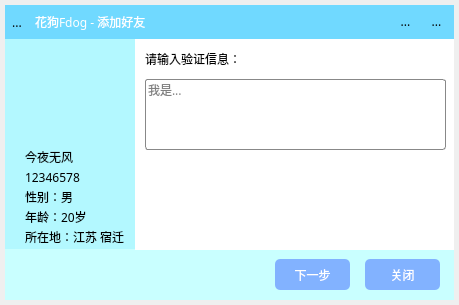
<?xml version="1.0" encoding="UTF-8"?>
<ui version="4.0">
 <class>Addfriend</class>
 <widget class="QWidget" name="Addfriend">
  <property name="geometry">
   <rect>
    <x>0</x>
    <y>0</y>
    <width>459</width>
    <height>305</height>
   </rect>
  </property>
  <property name="maximumSize">
   <size>
    <width>459</width>
    <height>337</height>
   </size>
  </property>
  <property name="windowTitle">
   <string>添加好友</string>
  </property>
  <property name="windowIcon">
   <iconset resource="libres.qrc">
    <normaloff>:/lib/fdogicon.png</normaloff>:/lib/fdogicon.png</iconset>
  </property>
  <property name="styleSheet">
   <string notr="true">*{font-family:Microsoft YaHei;

}
#Addfriend{

}</string>
  </property>
  <layout class="QVBoxLayout" name="verticalLayout" stretch="1,10">
   <property name="spacing">
    <number>0</number>
   </property>
   <property name="leftMargin">
    <number>5</number>
   </property>
   <property name="topMargin">
    <number>5</number>
   </property>
   <property name="rightMargin">
    <number>5</number>
   </property>
   <property name="bottomMargin">
    <number>5</number>
   </property>
   <item>
    <widget class="QWidget" name="widget_4" native="true">
     <property name="styleSheet">
      <string notr="true">background-color: rgb(112, 217, 255);</string>
     </property>
     <layout class="QHBoxLayout" name="horizontalLayout_2">
      <property name="leftMargin">
       <number>0</number>
      </property>
      <property name="topMargin">
       <number>0</number>
      </property>
      <property name="rightMargin">
       <number>0</number>
      </property>
      <property name="bottomMargin">
       <number>0</number>
      </property>
      <item>
       <layout class="QHBoxLayout" name="horizontalLayout">
        <item>
         <widget class="QToolButton" name="toolButton">
          <property name="minimumSize">
           <size>
            <width>0</width>
            <height>34</height>
           </size>
          </property>
          <property name="text">
           <string>...</string>
          </property>
          <property name="icon">
           <iconset resource="libres.qrc">
            <normaloff>:/lib/fdogicon.png</normaloff>:/lib/fdogicon.png</iconset>
          </property>
          <property name="iconSize">
           <size>
            <width>18</width>
            <height>18</height>
           </size>
          </property>
          <property name="autoRaise">
           <bool>true</bool>
          </property>
         </widget>
        </item>
        <item>
         <widget class="QLabel" name="label">
          <property name="minimumSize">
           <size>
            <width>0</width>
            <height>34</height>
           </size>
          </property>
          <property name="font">
           <font>
            <family>Microsoft YaHei</family>
            <pointsize>9</pointsize>
            <stylestrategy>PreferAntialias</stylestrategy>
           </font>
          </property>
          <property name="styleSheet">
           <string notr="true">color: rgb(255, 255, 255);</string>
          </property>
          <property name="text">
           <string>花狗Fdog - 添加好友</string>
          </property>
         </widget>
        </item>
        <item>
         <widget class="QToolButton" name="toolButton_2">
          <property name="minimumSize">
           <size>
            <width>25</width>
            <height>25</height>
           </size>
          </property>
          <property name="maximumSize">
           <size>
            <width>25</width>
            <height>25</height>
           </size>
          </property>
          <property name="text">
           <string>...</string>
          </property>
          <property name="icon">
           <iconset resource="libres.qrc">
            <normaloff>:/lib/zuixiaohua.png</normaloff>:/lib/zuixiaohua.png</iconset>
          </property>
          <property name="iconSize">
           <size>
            <width>20</width>
            <height>20</height>
           </size>
          </property>
          <property name="autoRaise">
           <bool>true</bool>
          </property>
         </widget>
        </item>
        <item>
         <widget class="QToolButton" name="toolButton_3">
          <property name="minimumSize">
           <size>
            <width>25</width>
            <height>25</height>
           </size>
          </property>
          <property name="maximumSize">
           <size>
            <width>25</width>
            <height>25</height>
           </size>
          </property>
          <property name="text">
           <string>...</string>
          </property>
          <property name="icon">
           <iconset resource="libres.qrc">
            <normaloff>:/lib/guanbi.png</normaloff>:/lib/guanbi.png</iconset>
          </property>
          <property name="iconSize">
           <size>
            <width>20</width>
            <height>20</height>
           </size>
          </property>
          <property name="autoRaise">
           <bool>true</bool>
          </property>
         </widget>
        </item>
        <item>
         <spacer name="horizontalSpacer">
          <property name="orientation">
           <enum>Qt::Horizontal</enum>
          </property>
          <property name="sizeType">
           <enum>QSizePolicy::Fixed</enum>
          </property>
          <property name="sizeHint" stdset="0">
           <size>
            <width>5</width>
            <height>20</height>
           </size>
          </property>
         </spacer>
        </item>
       </layout>
      </item>
     </layout>
    </widget>
   </item>
   <item>
    <widget class="QWidget" name="widget_5" native="true">
     <property name="minimumSize">
      <size>
       <width>5</width>
       <height>5</height>
      </size>
     </property>
     <widget class="QWidget" name="widget_2" native="true">
      <property name="geometry">
       <rect>
        <x>0</x>
        <y>0</y>
        <width>131</width>
        <height>211</height>
       </rect>
      </property>
      <property name="styleSheet">
       <string notr="true">background-color: rgb(179, 248, 255);</string>
      </property>
      <widget class="QLabel" name="label_8">
       <property name="geometry">
        <rect>
         <x>20</x>
         <y>110</y>
         <width>61</width>
         <height>16</height>
        </rect>
       </property>
       <property name="font">
        <font>
         <family>Microsoft YaHei</family>
         <stylestrategy>PreferAntialias</stylestrategy>
        </font>
       </property>
       <property name="text">
        <string>今夜无风</string>
       </property>
      </widget>
      <widget class="QLabel" name="label_9">
       <property name="geometry">
        <rect>
         <x>20</x>
         <y>130</y>
         <width>61</width>
         <height>16</height>
        </rect>
       </property>
       <property name="font">
        <font>
         <family>Microsoft YaHei</family>
         <stylestrategy>PreferAntialias</stylestrategy>
        </font>
       </property>
       <property name="text">
        <string>12346578</string>
       </property>
      </widget>
      <widget class="QLabel" name="label_10">
       <property name="geometry">
        <rect>
         <x>20</x>
         <y>150</y>
         <width>71</width>
         <height>16</height>
        </rect>
       </property>
       <property name="font">
        <font>
         <family>Microsoft YaHei</family>
         <stylestrategy>PreferAntialias</stylestrategy>
        </font>
       </property>
       <property name="text">
        <string>性别：男</string>
       </property>
      </widget>
      <widget class="QLabel" name="label_11">
       <property name="geometry">
        <rect>
         <x>20</x>
         <y>170</y>
         <width>71</width>
         <height>16</height>
        </rect>
       </property>
       <property name="font">
        <font>
         <family>Microsoft YaHei</family>
         <stylestrategy>PreferAntialias</stylestrategy>
        </font>
       </property>
       <property name="text">
        <string>年龄：20岁</string>
       </property>
      </widget>
      <widget class="QLabel" name="label_12">
       <property name="geometry">
        <rect>
         <x>20</x>
         <y>190</y>
         <width>111</width>
         <height>16</height>
        </rect>
       </property>
       <property name="font">
        <font>
         <family>Microsoft YaHei</family>
         <stylestrategy>PreferAntialias</stylestrategy>
        </font>
       </property>
       <property name="text">
        <string>所在地：江苏 宿迁</string>
       </property>
      </widget>
      <widget class="QPushButton" name="pushButton_3">
       <property name="geometry">
        <rect>
         <x>20</x>
         <y>20</y>
         <width>81</width>
         <height>81</height>
        </rect>
       </property>
       <property name="text">
        <string/>
       </property>
       <property name="autoDefault">
        <bool>true</bool>
       </property>
       <property name="default">
        <bool>false</bool>
       </property>
       <property name="flat">
        <bool>true</bool>
       </property>
      </widget>
     </widget>
     <widget class="QWidget" name="widget_3" native="true">
      <property name="geometry">
       <rect>
        <x>0</x>
        <y>210</y>
        <width>451</width>
        <height>51</height>
       </rect>
      </property>
      <property name="styleSheet">
       <string notr="true">background-color: rgb(201, 255, 255);</string>
      </property>
      <widget class="QPushButton" name="pushButton">
       <property name="geometry">
        <rect>
         <x>270</x>
         <y>10</y>
         <width>75</width>
         <height>31</height>
        </rect>
       </property>
       <property name="font">
        <font>
         <family>Microsoft YaHei</family>
         <stylestrategy>PreferAntialias</stylestrategy>
        </font>
       </property>
       <property name="styleSheet">
        <string notr="true">background-color: rgb(130, 178, 255);
border-style:solid;
color: rgb(255, 255, 255);
border-radius:5px;
</string>
       </property>
       <property name="text">
        <string>下一步</string>
       </property>
      </widget>
      <widget class="QPushButton" name="pushButton_2">
       <property name="geometry">
        <rect>
         <x>360</x>
         <y>10</y>
         <width>75</width>
         <height>31</height>
        </rect>
       </property>
       <property name="font">
        <font>
         <family>Microsoft YaHei</family>
         <stylestrategy>PreferAntialias</stylestrategy>
        </font>
       </property>
       <property name="styleSheet">
        <string notr="true">background-color: rgb(130, 178, 255);
border-style:solid;
color: rgb(255, 255, 255);
border-radius:5px;
</string>
       </property>
       <property name="text">
        <string>关闭</string>
       </property>
      </widget>
     </widget>
     <widget class="QStackedWidget" name="stackedWidget">
      <property name="geometry">
       <rect>
        <x>130</x>
        <y>0</y>
        <width>327</width>
        <height>211</height>
       </rect>
      </property>
      <property name="styleSheet">
       <string notr="true">background-color: rgb(255, 255, 255);</string>
      </property>
      <property name="currentIndex">
       <number>0</number>
      </property>
      <widget class="QWidget" name="page">
       <widget class="QLineEdit" name="lineEdit">
        <property name="geometry">
         <rect>
          <x>10</x>
          <y>40</y>
          <width>301</width>
          <height>71</height>
         </rect>
        </property>
        <property name="font">
         <font>
          <family>Microsoft YaHei</family>
          <stylestrategy>PreferAntialias</stylestrategy>
         </font>
        </property>
        <property name="styleSheet">
         <string notr="true">border-style:solid;
border-width:1px;
border-color: rgb(136, 136, 136);
border-radius:3px;
</string>
        </property>
        <property name="alignment">
         <set>Qt::AlignLeading|Qt::AlignLeft|Qt::AlignTop</set>
        </property>
        <property name="placeholderText">
         <string>我是...</string>
        </property>
       </widget>
       <widget class="QLabel" name="label_3">
        <property name="geometry">
         <rect>
          <x>10</x>
          <y>10</y>
          <width>121</width>
          <height>20</height>
         </rect>
        </property>
        <property name="font">
         <font>
          <family>Microsoft YaHei</family>
          <stylestrategy>PreferAntialias</stylestrategy>
         </font>
        </property>
        <property name="text">
         <string>请输入验证信息：</string>
        </property>
       </widget>
      </widget>
      <widget class="QWidget" name="page_2">
       <widget class="QLabel" name="label_4">
        <property name="geometry">
         <rect>
          <x>30</x>
          <y>20</y>
          <width>54</width>
          <height>31</height>
         </rect>
        </property>
        <property name="font">
         <font>
          <family>Microsoft YaHei</family>
          <stylestrategy>PreferAntialias</stylestrategy>
         </font>
        </property>
        <property name="text">
         <string>备注姓名：</string>
        </property>
       </widget>
       <widget class="QComboBox" name="comboBox">
        <property name="geometry">
         <rect>
          <x>100</x>
          <y>20</y>
          <width>171</width>
          <height>31</height>
         </rect>
        </property>
        <property name="styleSheet">
         <string notr="true"/>
        </property>
        <property name="editable">
         <bool>true</bool>
        </property>
       </widget>
       <widget class="QComboBox" name="comboBox_2">
        <property name="geometry">
         <rect>
          <x>100</x>
          <y>60</y>
          <width>171</width>
          <height>31</height>
         </rect>
        </property>
        <property name="editable">
         <bool>true</bool>
        </property>
       </widget>
       <widget class="QLabel" name="label_5">
        <property name="geometry">
         <rect>
          <x>30</x>
          <y>60</y>
          <width>54</width>
          <height>31</height>
         </rect>
        </property>
        <property name="font">
         <font>
          <family>Microsoft YaHei</family>
          <stylestrategy>PreferAntialias</stylestrategy>
         </font>
        </property>
        <property name="text">
         <string>分组：</string>
        </property>
       </widget>
      </widget>
      <widget class="QWidget" name="page_3">
       <widget class="QLabel" name="label_6">
        <property name="geometry">
         <rect>
          <x>20</x>
          <y>30</y>
          <width>31</width>
          <height>31</height>
         </rect>
        </property>
        <property name="styleSheet">
         <string notr="true">border-image: url(:/lib/down.png);</string>
        </property>
        <property name="text">
         <string/>
        </property>
       </widget>
       <widget class="QLabel" name="label_7">
        <property name="geometry">
         <rect>
          <x>60</x>
          <y>20</y>
          <width>261</width>
          <height>51</height>
         </rect>
        </property>
        <property name="font">
         <font>
          <family>Microsoft YaHei</family>
          <stylestrategy>PreferAntialias</stylestrategy>
         </font>
        </property>
        <property name="text">
         <string>你的好友添加请求已经发送成功，正在等待
对方确认。</string>
        </property>
       </widget>
      </widget>
     </widget>
    </widget>
   </item>
  </layout>
 </widget>
 <resources>
  <include location="libres.qrc"/>
 </resources>
 <connections/>
</ui>
